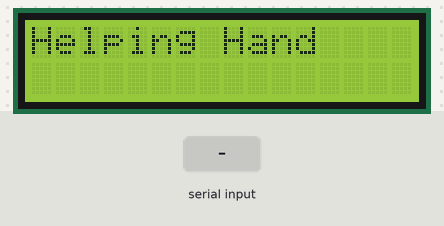
This sketch was run on a simulated Arduino Uno, built with avr-gcc and run on an emulated ATmega328P. On the bench: 16×2 character LCD. The inputs (shaded band) are chosen by the test bench. No radio packets arrive unless stated; the modem accepts every AT command (registered, SIM ready, sends succeed) and sends nothing else; what the sketch prints to the serial monitor is not drawn.

Above: at 1.3 s.
1.4 s: "1" received over Serial
At 1.9 s:
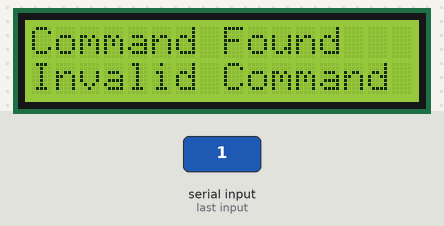
2.9 s: byte 1 (1) received over Serial
At 5.6 s:
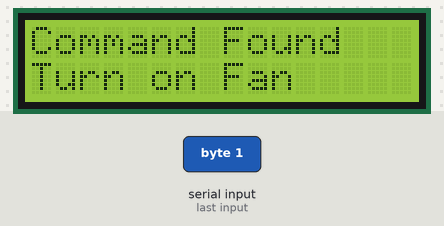
5.9 s: byte 2 (2) received over Serial
At 8.2 s:
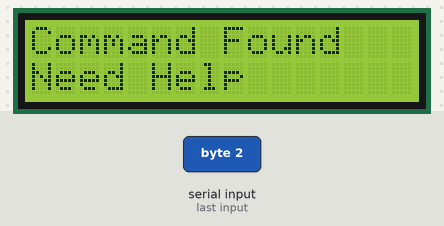
Timing chart, 0 to 9.7 s (numbered marks = the images above; inputs shaded):
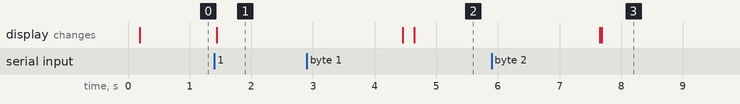

The sketch:

arduino_transmitter.ino
```cpp
#include <LiquidCrystal_I2C.h>
#include <SoftwareSerial.h>
#include <RH_ASK.h>
#include <SPI.h>
#include<string.h>

LiquidCrystal_I2C lcd(0x3F, 16, 2);

RH_ASK rf_driver;
SoftwareSerial mySerial(9, 10);

void setup()
{
  rf_driver.init();
  Serial.begin(1200);
  mySerial.begin(9600);

  // AT command to set mySerial to SMS mode
  mySerial.print("AT+CMGF=1\r");
  delay(100);

  lcd.begin();
  lcd.clear();
  lcd.backlight();
  lcd.setCursor(0, 0);
  lcd.print("Helping Hand");
}

void send2Receiver(char command)
{
  char *msg = (char*)malloc(1 * sizeof(char));
  msg[0] = command;
  rf_driver.send((uint8_t *)msg, strlen(msg));
  rf_driver.waitPacketSent();
  delay(100);
}

void serialEvent()
{
  int command = Serial.read();
  Serial.print(F("I received: "));
  Serial.println(command);
  switch (command)
  {
    case 1:
      send2Receiver(1);
      printLCD("Turn on Fan");
      break;
    case 2:
      printLCD("Need Help");
      sendsms();
      break;
    case 3:
      printLCD("Call Medic");
      callMedic();
      break;
    case 4:
      printLCD("Calling Relative");
      callRelative();
      break;
    case 5:
      send2Receiver(5);
      printLCD("Turn on Light");
      break;
    case 6:
      send2Receiver(6);
      printLCD("Turn off Light");
      break;
    case 7:
      send2Receiver(7);
      printLCD("Turn off Fan");
      break;
    default:
      printLCD("Invalid Command");
      break;
  }
}

void printLCD(String message)
{
  lcd.clear();
  lcd.setCursor(0, 0);
  lcd.print("Command Found");
  lcd.setCursor(0, 1);
  lcd.print(message);
  delay(3000);
  lcd.clear();
  lcd.setCursor(0, 0);
  lcd.print("Helping Hand");
}

void sendsms()
{
  mySerial.println(F("AT\r"));
  delay(1000);
  mySerial.println(F("AT+CMGF=1\r"));
  delay(1000);
  mySerial.println(F("AT+CMGS=\"+8801766284110\"\r"));
  delay(1000);
  mySerial.println(F("Need help! Come asap!"));
  delay(1000);
  mySerial.println((char)26);
  delay(100);
}

void callMedic()
{
  mySerial.println("AT"); //Handshaking with SIM900
  delay(500);
  mySerial.println("ATD+ +8801766284110;");
  delay(500);
  delay(20000); // wait for 20 seconds...
  mySerial.println("ATH"); //hang up
  delay(500);
}

void callRelative()
{
  mySerial.println("AT"); //Handshaking with SIM900
  delay(500);
  mySerial.println("ATD+ +8801912190720;");
  delay(500);
  delay(20000); // wait for 20 seconds...
  mySerial.println("ATH"); //hang up
  delay(500);
}

void loop()
{

}
```

Measured:
- after the input at 1.4 s, the display: changes at once (image 1)
- after the input at 2.9 s, the display: first differs from a run without the input after 1.7 s (image 2)
- after the input at 5.9 s, the display: first differs from a run without the input after 1.8 s (image 3)
